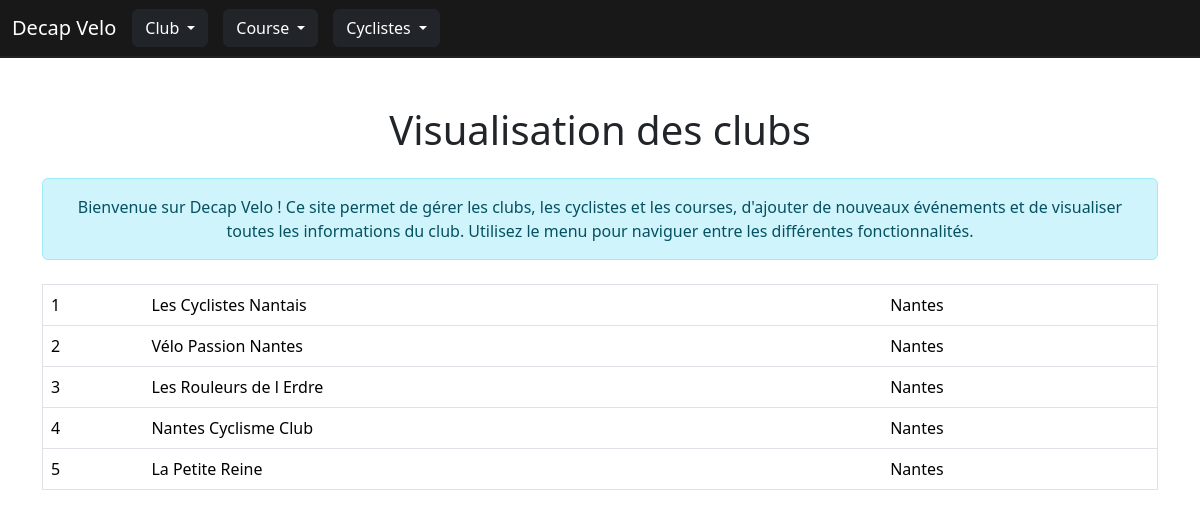
The app's page /clubs-visualiser.php with its own data.
### tables this page shows
CREATE TABLE CLUB (
    id INT NOT NULL,
    libelle CHAR(50) NOT NULL,
    ville CHAR(50) NOT NULL,
	CONSTRAINT pk_CLUB PRIMARY KEY (id)
);

### accesBD.php (the view, shortened to what this page needs)
<!DOCTYPE html>
<html lang="en">
<head>
	<link href="https://cdn.jsdelivr.net/npm/bootstrap@5.3.8/dist/css/bootstrap.min.css" rel="stylesheet">
</head>
<body>
<?php
	function chargement($uneTable)
	{
		$lesInfos = null;
		$nbTuples = 0;
		$conn = new PDO("mysql:dbname=ap2_velo_ugo;host=127.0.0.1", 'root', 'usersio');
		$resultatRequete = $conn->prepare('SELECT * FROM ' . $uneTable);
		if ($resultatRequete->execute()) {
			while ($ligneCourante = $resultatRequete->fetch(PDO::FETCH_NUM)) {
				$lesInfos[$nbTuples] = $ligneCourante;
				$nbTuples++;
			}
		} else {
			die('Problème dans chargement : ' . $resultatRequete->errorCode());
		}
		return $lesInfos;
	}
	function nombreTuples($uneTable)
	{
		$nbTuples = 0;
		$conn = new PDO("mysql:dbname=ap2_velo_ugo;host=127.0.0.1", 'root', 'usersio');
		$resultatRequete = $conn->prepare('SELECT * FROM ' . $uneTable);
		if ($resultatRequete->execute()) {
			while ($ligneCourante = $resultatRequete->fetch(PDO::FETCH_NUM)) {
				$nbTuples++;
			}
		} else {
			die('Problème dans chargement : ' . $resultatRequete->errorCode());
		}
		return $nbTuples;
	}
	function visualiserClub($uneTable)
	{
			$tableauDesClients=chargement($uneTable);
			$nbr = nombreTuples($uneTable);
			echo '<table class="table table-hover" border="1">';
			for ($i=0;$i<$nbr;$i++)
			{	echo '<tr>';
				echo '<td>'.$tableauDesClients[$i][0].'</td><td>'.$tableauDesClients[$i][1].'</td><td>'.$tableauDesClients[$i][2].'</td>';
				echo '</tr>';
			}
			echo '</table>';
	}
?>
</body>
</html>

### style.css (style rules this page uses)
body { background: #181818; color: #fff; }

### records on screen
club: id "1", libelle "Les Cyclistes Nantais", ville "Nantes"
club: id "2", libelle "Vélo Passion Nantes", ville "Nantes"
club: id "3", libelle "Les Rouleurs de l Erdre", ville "Nantes"
club: id "4", libelle "Nantes Cyclisme Club", ville "Nantes"
club: id "5", libelle "La Petite Reine", ville "Nantes"
